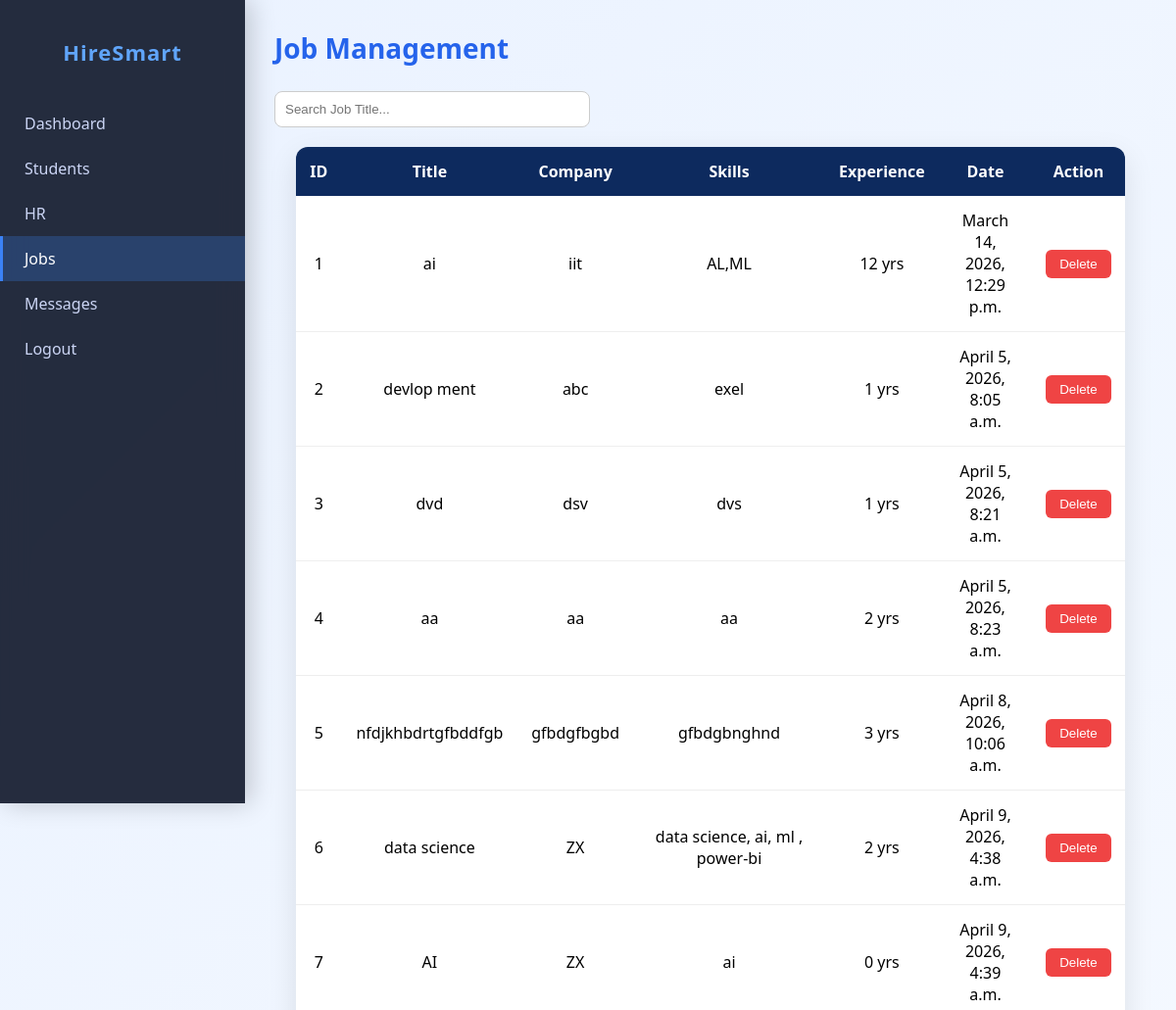
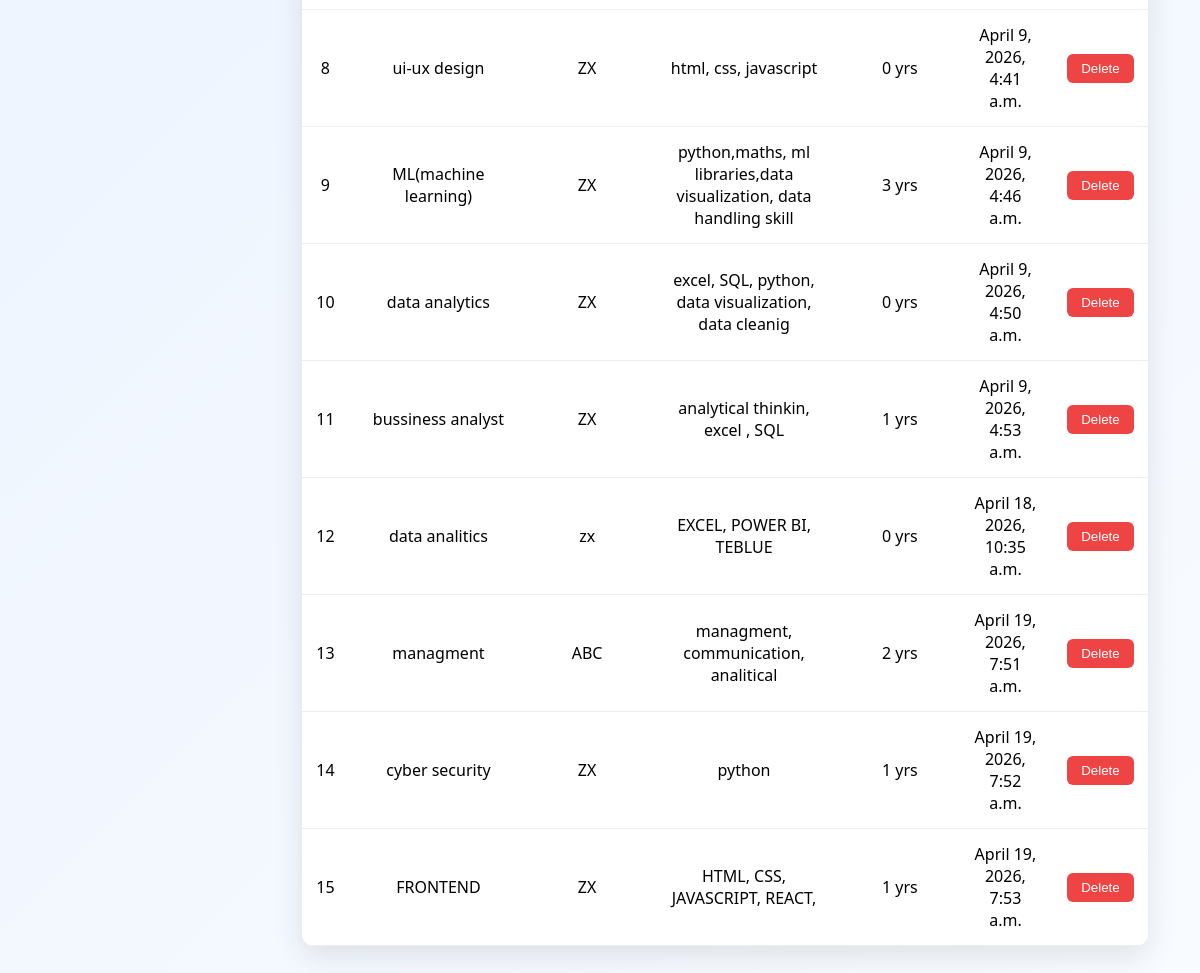
The app's page /admin-jobs/ (signed in) with its own data (2 pictures, top to bottom).
### accounts/models.py (models this page shows, shortened)
class Job(models.Model):
    hr = models.ForeignKey(HR, on_delete=models.CASCADE, null=True, blank=True)
    title = models.CharField(max_length=200)
    company = models.CharField(max_length=200)
    skills = models.TextField()
    experience = models.IntegerField(default=0)
    description = models.TextField()
    posted_date = models.DateTimeField(auto_now_add=True)

### accounts/views.py (the view)
# urls.py: path('admin-jobs/', views.admin_jobs, name='admin_jobs'),
def admin_jobs(request):
    if not request.user.is_authenticated:
        return redirect('admin_login')
    jobs = Job.objects.all()
    return render(request, "admin_jobs.html", {"jobs": jobs})

### accounts/templates/admin_jobs.html (shortened to what this page needs)
{% extends 'base_admin.html' %}
{% block content %}
<div class="title">Job Management</div>
<div class="search-box">
    <input type="text" id="searchInput" placeholder="Search Job Title...">
</div>
<table class="table" id="jobTable">
    <tr>
        <th>ID</th>
        <th>Title</th>
        <th>Company</th>
        <th>Skills</th>
        <th>Experience</th>
        <th>Date</th>
        <th>Action</th>
    </tr>
    {% for job in jobs %}
    <tr>
        <td>{{ forloop.counter }}</td>
        <td>{{ job.title }}</td>
        <td>{{ job.company }}</td>
        <td>{{ job.skills }}</td>
        <td>{{ job.experience }} yrs</td>
        <td>{{ job.posted_date }}</td>
        <td>
            <a href="{% url 'delete_job' job.id %}">
                <button class="delete-btn">Delete</button>
            </a>
        </td>
    </tr>
    {% endfor %}
</table>
{% endblock %}

### accounts/templates/base_admin.html (style rules this page uses)
body { margin:0; font-family: 'Segoe UI', sans-serif; background:linear-gradient(135deg,#eaf2ff,#f8fbff); }

### accounts/templates/admin_jobs.html (style rules this page uses)
.title { font-size:28px; font-weight:bold; color:#2563eb; margin-bottom:25px; }
.search-box { margin-bottom:20px; }
.search-box input { width:300px; padding:10px; border-radius:8px; border:1px solid #ccc; }
.table { width:95%; margin:auto; border-collapse:collapse; background:white; border-radius:12px; overflow:hidden; box-shadow:0 10px 30px rgba(0,0,0,0.1); }
.table th { background:#0d2a5e; color:white; padding:14px; }
.table td { padding:14px; text-align:center; border-bottom:1px solid #eee; }
.delete-btn { background:#ef4444; color:white; padding:7px 14px; border:none; border-radius:6px; cursor:pointer; }

### records on screen
Job: title "ai", company "iit", skills "AL,ML", experience "12", posted_date "March 14, 2026, 12:29 p.m."
Job: title "devlop ment", company "abc", skills "exel", experience "1", posted_date "April 5, 2026, 8:05 a.m."
Job: title "dvd", company "dsv", skills "dvs", experience "1", posted_date "April 5, 2026, 8:21 a.m."
Job: title "aa", company "aa", skills "aa", experience "2", posted_date "April 5, 2026, 8:23 a.m."
Job: title "nfdjkhbdrtgfbddfgb", company "gfbdgfbgbd", skills "gfbdgbnghnd", experience "3", posted_date "April 8, 2026, 10:06 a.m."
Job: title "data science", company "ZX", skills "data science, ai, ml , power-bi", experience "2", posted_date "April 9, 2026, 4:38 a.m."
Job: title "AI", company "ZX", skills "ai", experience "0", posted_date "April 9, 2026, 4:39 a.m."
Job: title "ui-ux design", company "ZX", skills "html, css, javascript", experience "0", posted_date "April 9, 2026, 4:41 a.m."
Job: title "ML(machine learning)", company "ZX", skills "python,maths, ml libraries,data visualization, data handling skill", experience "3", posted_date "April 9, 2026, 4:46 a.m."
Job: title "data analytics", company "ZX", skills "excel, SQL, python, data visualization, data cleanig", experience "0", posted_date "April 9, 2026, 4:50 a.m."
Job: title "bussiness analyst", company "ZX", skills "analytical thinkin, excel , SQL", experience "1", posted_date "April 9, 2026, 4:53 a.m."
Job: title "data analitics", company "zx", skills "EXCEL, POWER BI, TEBLUE", experience "0", posted_date "April 18, 2026, 10:35 a.m."
Job: title "managment", company "ABC", skills "managment, communication, analitical", experience "2", posted_date "April 19, 2026, 7:51 a.m."
Job: title "cyber security", company "ZX", skills "python", experience "1", posted_date "April 19, 2026, 7:52 a.m."
Job: title "FRONTEND", company "ZX", skills "HTML, CSS, JAVASCRIPT, REACT,", experience "1", posted_date "April 19, 2026, 7:53 a.m."
